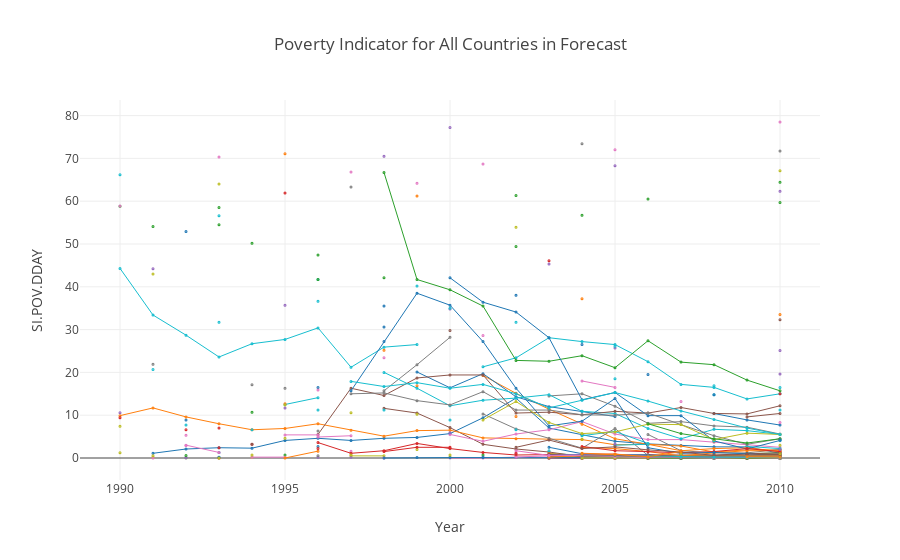

Notebook source saved alongside this figure:
### Markdown cell above
#### Interactive vesion of same plot as above.

With this plot it's possible to pick out the country associated with each mark and line on the graph by hovering mouse cursor over the marks.

To see the interactive plot cut and paste the github url above for this notebook into [nbviewer](https://nbviewer.jupyter.org/)

### Code cell
#Interactive plot
pyo.iplot(fig)
